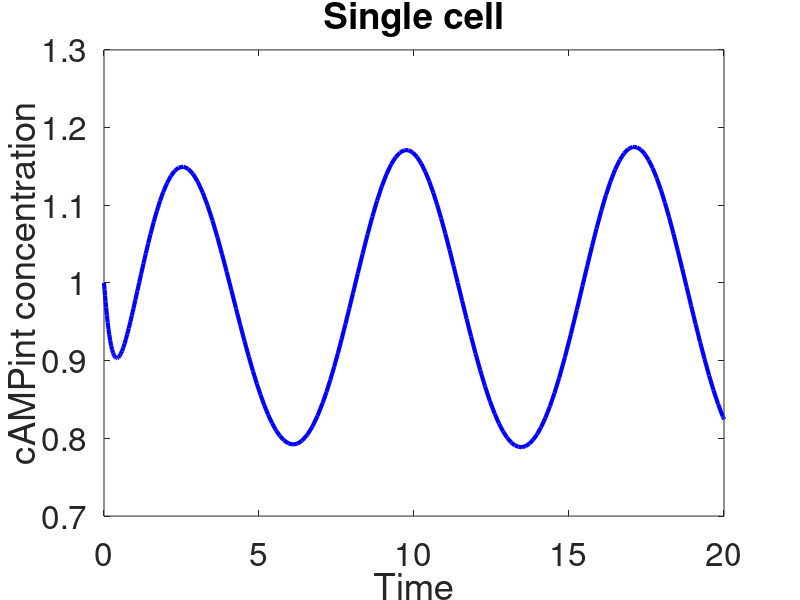

Recreate this plot in MATLAB.
function [] = slime()
    global k1 k2 k3 k4 k5 k6 k7 k8 k9 k10 k11 k12 k13 k14
    k1 = 2.0;
    k2 = 0.9;
    k3 = 2.5;
    k4 = 1.5;
    k5 = 0.6;
    k6 = 0.8;
    k7 = 1.0;
    k8 = 1.3;
    k9 = 0.3;
    k10 = 0.8;
    k11 = 0.7;
    k12 = 4.9;
    k13 = 23.0;
    k14 = 4.5;
    initial_phases = [1, 1, 1, 1, 1, 1, 1];
    time_interval = [0, 20];
    [timepoints, concentrations] = ode45(@chain1ddt, ...
        time_interval, initial_phases);
    plot(timepoints, concentrations(:,5), '-b', 'LineWidth', 3); hold on;
    title('Single cell')
    xlabel('Time');
    ylabel('cAMPint concentration');
    set(gca, 'FontSize', 24);
end

function changes_in_values = chain1ddt(time, current_concentrations)
    global k1 k2 k3 k4 k5 k6 k7 k8 k9 k10 k11 k12 k13 k14

    ACA = current_concentrations(1);
    PKA = current_concentrations(2);
    ERK2 = current_concentrations(3);
    REGA = current_concentrations(4);
    cAMPint = current_concentrations(5);
    cAMPext = current_concentrations(6);
    CAR1 = current_concentrations(7);
   
    change_in_ACA = k1*CAR1 - k2*ACA*PKA;
    change_in_PKA = k3*cAMPint - k4*PKA;
    change_in_ERK2 = k5*CAR1 - k6*ERK2*PKA;
    change_in_REGA = k7 - k8*REGA*ERK2;
    change_in_cAMPint = k9*ACA - k10*REGA*cAMPint;
    change_in_cAMPext = k11*ACA - k12*cAMPext;
    change_in_CAR1 = k13*cAMPext - k14*CAR1;
    changes_in_values = [change_in_ACA; change_in_PKA; change_in_ERK2; ...
        change_in_REGA; change_in_cAMPint; change_in_cAMPext; change_in_CAR1];
end

function returned_value = H(phase_difference)
    global a b
    returned_value = a * sin(phase_difference) + b * sin(2*phase_difference);
end